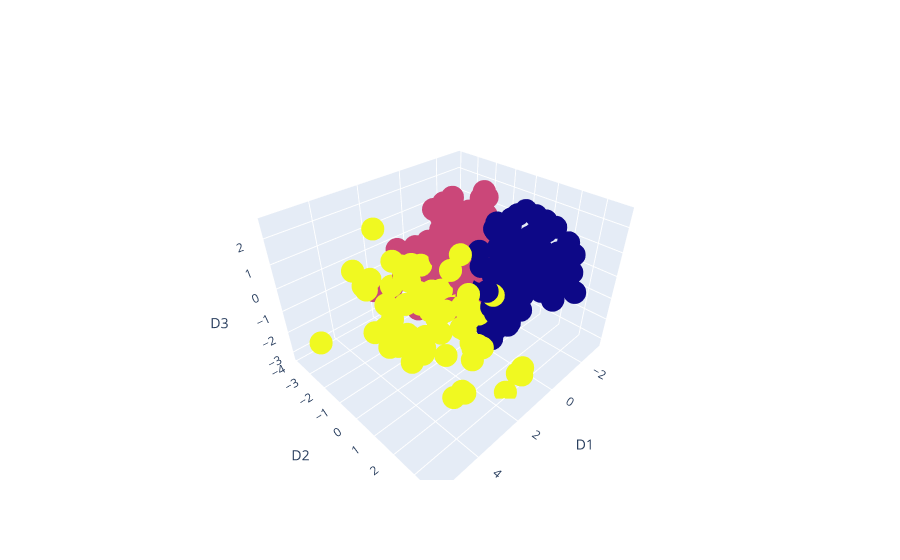

Notebook code for this chart:
### Code cell
import pandas as pd
import numpy as np
from sklearn.cluster import KMeans
from sklearn.metrics import silhouette_score, calinski_harabasz_score
import plotly.graph_objs as go
from plotly.offline import iplot

data = pd.read_csv('Dime_MOVE_1_0.csv')

# features and target variable
X = data[['D1', 'D2', 'D3', 'D4']]
y = data['Fqgen']

#training and testing sets
from sklearn.model_selection import train_test_split
X_train, X_test, y_train, y_test = train_test_split(X, y, test_size=0.3, random_state=0)

# Define the k values to test
k_values = [3, 10, 30]

# dictionary to store the results
results = {}

# k-Means clustering with different initial centroids
for k in k_values:
    kmeans = KMeans(n_clusters=k, random_state=0)
    kmeans.fit(X_train)
    y_pred_train = kmeans.predict(X_train)
    y_pred_test = kmeans.predict(X_test)
    results[k] = {'train_silhouette': silhouette_score(X_train, y_pred_train),
                  'test_silhouette': silhouette_score(X_test, y_pred_test),
                  'train_calinski': calinski_harabasz_score(X_train, y_pred_train),
                  'test_calinski': calinski_harabasz_score(X_test, y_pred_test),
                  'model': kmeans}

# Print results
for k, v in results.items():
    print(f"k = {k}")
    print(f"Train Silhouette Score: {v['train_silhouette']:.4f}")
    print(f"Test Silhouette Score: {v['test_silhouette']:.4f}")
    print(f"Train Callinski-Harabasz Score: {v['train_calinski']:.4f}")
    print(f"Test Callinski-Harabasz Score: {v['test_calinski']:.4f}")
    print()

# best model based on the Silhouette Score and Callinski-Harabasz Score
best_k = None
best_silhouette = -1
best_calinski = -1
for k, v in results.items():
    if v['test_silhouette'] > best_silhouette:
        best_k = k
        best_silhouette = v['test_silhouette']
        best_calinski = v['test_calinski']
    elif v['test_silhouette'] == best_silhouette:
        if v['test_calinski'] > best_calinski:
            best_k = k
            best_silhouette = v['test_silhouette']
            best_calinski = v['test_calinski']

print(f"Best k value: {best_k}")
print(f"Best Silhouette Score: {best_silhouette:.4f}")
print(f"Best Callinski-Harabasz Score: {best_calinski:.4f}")

# Fit the best model to the data
best_model = results[best_k]['model']
y_pred = best_model.predict(X)

# Visualize the clusters in a 3D scatter plot
fig = go.Figure(data=[go.Scatter3d(x=X['D1'], y=X['D2'], z=X['D3'], mode='markers', marker=dict(color=y_pred))])
fig.update_layout(scene=dict(xaxis_title='D1', yaxis_title='D2',zaxis_title='D3'))
fig.show()

### Figure 1 — Plotly figure (JSON) as saved in the notebook; plotly's stock layout.template omitted (floating-point values rounded to 4 significant figures; data arrays with more than 128 entries replaced by an {"elided": "..."} marker saying what was removed)
{"data": [{"marker": {"color": {"elided": "321 int values"}}, "mode": "markers", "type": "scatter3d", "x": {"elided": "321 float values"}, "y": {"elided": "321 float values"}, "z": {"elided": "321 float values"}}], "layout": {"scene": {"xaxis": {"title": {"text": "D1"}}, "yaxis": {"title": {"text": "D2"}}, "zaxis": {"title": {"text": "D3"}}}}}
